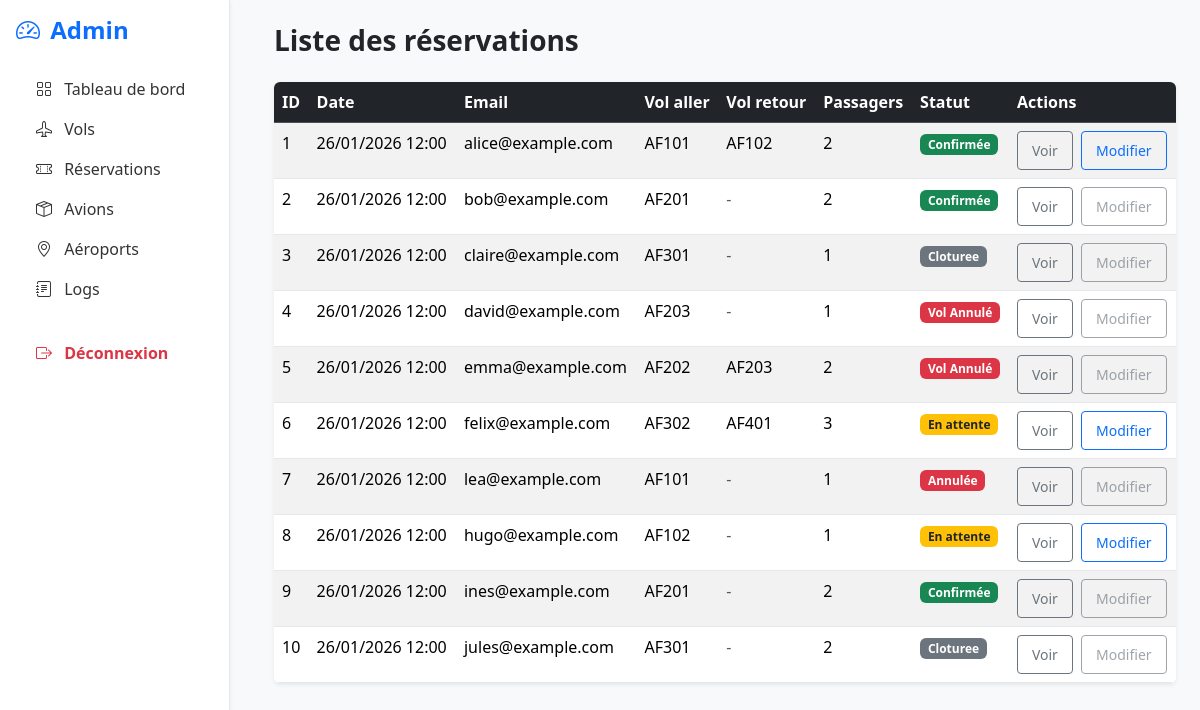
The page /admin/reservation (signed in) on the database its author committed.
### tables this page shows
CREATE TABLE `reservation` (
  `IdReservation` int NOT NULL,
  `DateReservation` datetime NOT NULL DEFAULT CURRENT_TIMESTAMP,
  `NbPassagersReserve` int NOT NULL DEFAULT '1',
  `TokenLien` char(64) NOT NULL,
  `EmailReservant` varchar(255) NOT NULL,
  `StatutReservation` enum('EnAttente','Annulee','AnnuleeVol','Confirmee','Cloturee') NOT NULL DEFAULT 'EnAttente',
  `IdVolAller` int NOT NULL,
  `IdVolRetour` int DEFAULT NULL
);

CREATE TABLE `vol` (
  `IdVol` int NOT NULL,
  `NumeroVol` varchar(20) NOT NULL,
  `DateHeureDepartUTC` datetime NOT NULL,
  `DateHeureArriveeUTC` datetime NOT NULL,
  `StatutVol` enum('Planifie','EnCours','Arrive','Annule') NOT NULL DEFAULT 'Planifie',
  `IdAvion` int NOT NULL,
  `IdAeroportDepart` int NOT NULL,
  `IdAeroportArrivee` int NOT NULL
);

### app/Core/View.php (called while the page is built, shortened)
<?php
class View
{
    public function render(string $view, array $params = [], string $layout = "layout_front")
    {
        $viewPath = __DIR__ . '/../Views/' . $view . '.php';
        require $viewPath;
    }
}

### app/Core/Controller.php (called while the page is built, shortened)
<?php
class Controller
{
    protected function render(string $view, array $params = [], string $layout = "layout_front")
    {
        $v = new View();
        $v->render($view, $params, $layout);
    }
}

### app/Controllers/admin/ReservationController.php (called while the page is built, shortened)
<?php
class ReservationController extends Controller
{
    private ReservationModel $reservationModel;
    public function __construct()
    {
        $this->reservationModel = new ReservationModel();
    }
    public function index()
    {
        $reservations = $this->reservationModel->findAll();
        foreach ($reservations as &$r) {
            $volAller = $this->reservationModel->getVolAller($r["IdReservation"]);
            $volRetour = $this->reservationModel->getVolRetour($r["IdReservation"]);
            $r["VolAller"] = $volAller;
            $r["VolRetour"] = $volRetour;
            $r["modifiable"] = $this->reservationModel->reservationModifiable($r);
        }
        $this->render("admin/reservation/index", [
            "reservations" => $reservations
        ], "layout_admin");
    }
}

### public/index.php (called while the page is built, shortened)
<?php
$router = new Router();
$router->get('/', [\App\Controllers\HomeController::class, 'index']);
$router->get('/admin/dashboard', [\App\Controllers\admin\AdminController::class, 'dashboard']);
$router->get('/admin', [\App\Controllers\admin\AdminController::class, 'dashboard']);
$router->get('/admin/login', [\App\Controllers\admin\BackAuthController::class, 'loginForm']);
$router->post('/admin/login', [\App\Controllers\admin\BackAuthController::class, 'login']);
$router->get('/admin/logout', [\App\Controllers\admin\BackAuthController::class, 'logout']);
$router->get('/admin/logs', [\App\Controllers\admin\LogController::class, 'index']);
$router->get('/admin/avion', [AvionController::class, 'index']);
$router->get('/admin/avion/show/{id}', [AvionController::class, 'show']);
$router->get('/admin/avion/create', [AvionController::class, 'create']);
$router->post('/admin/avion/create', [AvionController::class, 'store']);
$router->get('/admin/avion/edit/{id}', [AvionController::class, 'edit']);
$router->post('/admin/avion/update/{id}', [AvionController::class, 'update']);
$router->post('/admin/avion/delete/{id}', [AvionController::class, 'delete']);
$router->get('/admin/aeroport', [AeroportController::class, 'index']);
$router->get('/admin/aeroport/show/{id}', [AeroportController::class, 'show']);
$router->get('/admin/aeroport/create', [AeroportController::class, 'create']);
$router->post('/admin/aeroport/create', [AeroportController::class, 'store']);
$router->get('/admin/aeroport/edit/{id}', [AeroportController::class, 'edit']);
$router->post('/admin/aeroport/update/{id}', [AeroportController::class, 'update']);
$router->post('/admin/aeroport/delete/{id}', [AeroportController::class, 'delete']);
$router->get('/admin/vol', [VolController::class, 'index']);
$router->get('/admin/vol/show/{id}', [VolController::class, 'show']);
$router->get('/admin/vol/create', [VolController::class, 'create']);
$router->post('/admin/vol/create', [VolController::class, 'store']);
$router->get('/admin/vol/edit/{id}', [VolController::class, 'edit']);
$router->post('/admin/vol/update/{id}', [VolController::class, 'update']);
$router->get('/admin/vol/delete/{id}', [VolController::class, 'delete']);
$router->get('/admin/vol/passagers/{idVol}', [VolController::class, 'passagers']);
$router->get('/admin/vol/decoller/{idVol}', [VolController::class, 'decoller']);
$router->get('/admin/vol/atterrir/{idVol}', [VolController::class, 'atterrir']);
$router->get('/admin/reservation', [ReservationController::class, 'index']);
$router->get('/admin/reservation/show/{id}', [ReservationController::class, 'show']);
$router->get('/admin/reservation/create', [ReservationController::class, 'create']);
$router->post('/admin/reservation/create', [ReservationController::class, 'store']);
$router->get('/admin/reservation/edit/{id}', [ReservationController::class, 'edit']);
$router->post('/admin/reservation/update/{id}', [ReservationController::class, 'update']);
$router->get('/admin/reservation/cancel/{id}', [ReservationController::class, 'cancel']);
$router->get('/admin/reservation/add-passager/{id}', [ReservationController::class, 'addPassagerForm']);
$router->post('/admin/reservation/add-passager/{id}', [ReservationController::class, 'addPassager']);
$router->get('/admin/reservation/remove-passager/{id}/{idPassager}', [ReservationController::class, 'removePassager']);
$router->get('/front', [FrontController::class, 'dashboard']);
$router->get('/vol/recherche', [FrontVolController::class, 'index']);
$router->post('/vol/recherche', [FrontVolController::class, 'index']);
$router->get('/vol/retour/{idVolAller}', [FrontVolController::class, 'retour']);
$router->get('/vol/terminer/aller/{idVolAller}', [FrontVolController::class, 'terminerSansRetour']);
$router->get('/vol/terminer/aller-retour/{idVolAller}/{idVolRetour}', [FrontVolController::class, 'terminerAvecRetour']);
$router->get('/reservation/infos', [FrontReservationController::class, 'infosForm']);
$router->post('/reservation/save-infos', [FrontReservationController::class, 'saveInfosReservant']);
$router->get('/reservation/passagers', [FrontReservationController::class, 'passagersForm']);
$router->post('/reservation/save-passagers', [FrontReservationController::class, 'savePassagers']);
$router->get('/reservation/recap', [FrontReservationController::class, 'recap']);
$router->post('/reservation/confirm', [FrontReservationController::class, 'confirm']);
$router->get('/reservation/recap-final/{idReservation}', [FrontReservationController::class, 'recapFinal']);
$router->get('/reservation/acces', [FrontReservationController::class, 'accesForm']);
$router->get('/reservation/show', [FrontReservationController::class, 'voirReservation']);
$router->get('/reservation/add-passager', [FrontReservationController::class, 'addPassagerForm']);
$router->post('/reservation/add-passager', [FrontReservationController::class, 'addPassager']);
$router->get('/reservation/remove-passager', [FrontReservationController::class, 'removePassager']);
$router->get('/reservation/cancel', [FrontReservationController::class, 'cancel']);
$router->dispatch();

### config/database.php (called while the page is built)
<?php
return array(
    'host' => '127.0.0.1',
    'dbname' => 'flyingweb',
    'user' => 'root',
    'password' => 'mysql',
    'port'=> 3306,
    'charset'  => 'utf8mb4'
);

### app/Core/Database.php (called while the page is built, shortened)
<?php
class Database
{
    private static ?PDO $pdo = null;
    public static function getConnection(): PDO
    {
        if (self::$pdo === null) {
            $config = require __DIR__ . '/../../config/database.php';
            $dsn = sprintf(
                "mysql:host=%s;dbname=%s;charset=%s",
                $config['host'],
                $config['dbname'],
                $config['charset']
            );
            try {
                self::$pdo = new PDO(
                    $dsn,
                    $config['user'],
                    $config['password'],
                    [
                        PDO::ATTR_ERRMODE            => PDO::ERRMODE_EXCEPTION,
                        PDO::ATTR_DEFAULT_FETCH_MODE => PDO::FETCH_ASSOC,
                        PDO::ATTR_EMULATE_PREPARES   => false
                    ]
                );
            } catch (PDOException $e) {
                die("Erreur de connexion à la base de données.");
            }
        }
        return self::$pdo;
    }
}

### app/Core/Model.php (called while the page is built, shortened)
<?php
abstract class Model
{
    protected PDO $db;
    protected string $table;
    protected string $primaryKey = "id";
    public function __construct()
    {
        $this->db = Database::getConnection();
    }
    public function findAll()
    {
        $sql = "SELECT * FROM {$this->table}";
        return $this->db->query($sql)->fetchAll(PDO::FETCH_ASSOC);
    }
    public function findById($id)
    {
        $sql = "SELECT * FROM {$this->table} WHERE {$this->primaryKey} = :pk";
        $stmt = $this->db->prepare($sql);
        $stmt->execute(["pk" => $id]);
        return $stmt->fetch(PDO::FETCH_ASSOC);
    }
}

### app/Models/ReservationModel.php (called while the page is built, shortened)
<?php
class ReservationModel extends Model
{
    private VolModel $volModel;
    public function __construct()
        {
            $this->volModel = new VolModel();
        }
    public function getVolAller($idReservation)
    {
        $sql = "SELECT v.*
                FROM VOL v
                JOIN RESERVATION r ON r.IdVolAller = v.IdVol
                WHERE r.IdReservation = ?";
        $stmt = $this->db->prepare($sql);
        $stmt->execute([$idReservation]);
        return $stmt->fetch(PDO::FETCH_ASSOC);
    }
    public function getVolRetour($idReservation)
    {
        $sql = "SELECT v.*
                FROM VOL v
                JOIN RESERVATION r ON r.IdVolRetour = v.IdVol
                WHERE r.IdReservation = ?";
        $stmt = $this->db->prepare($sql);
        $stmt->execute([$idReservation]);
        return $stmt->fetch(PDO::FETCH_ASSOC);
    }
    public function reservationModifiable(array $reservation): bool
    {
        if (in_array($reservation["StatutReservation"], ["Annulee", "AnnuleeVol", "Cloturee"])) {
            return false;
        }
        $vol = $this->volModel->findById($reservation["IdVolAller"]);
        if (in_array($vol["StatutVol"], ["EnCours", "Arrive", "Annule"])) {
            return false;
        }
        return true;
    }
}

### app/Views/admin/reservation/index.php (the view)
<h1 class="mb-4">Liste des réservations</h1>
<?php if (empty($reservations)): ?>
    <div class="alert alert-warning">
        Aucune réservation trouvée.
    </div>
<?php else: ?>
<table class="table table-striped table-hover shadow-sm">
    <thead class="table-dark">
        <tr>
            <th>ID</th>
            <th>Date</th>
            <th>Email</th>
            <th>Vol aller</th>
            <th>Vol retour</th>
            <th>Passagers</th>
            <th>Statut</th>
            <th>Actions</th>
        </tr>
    </thead>
    <tbody>
    <?php foreach ($reservations as $r): ?>
        <tr>
            <td><?= $r["IdReservation"] ?></td>
            <td><?= date("d/m/Y H:i", strtotime($r["DateReservation"])) ?></td>
            <td><?= $r["EmailReservant"] ?></td>
            <td><?= $r["VolAller"]["NumeroVol"] ?></td>
            <td>
                <?php if (!$r["VolRetour"]): ?>
                    <span class="text-muted">-</span>
                <?php else: ?>
                    <?= $r["VolRetour"]["NumeroVol"] ?>
                <?php endif; ?>
            </td>
            <td><?= $r["NbPassagersReserve"] ?></td>
            <td>
                <?php if ($r["StatutReservation"] === "Confirmee"): ?>
                    <span class="badge bg-success">Confirmée</span>
                <?php elseif ($r["StatutReservation"] === "EnAttente"): ?>
                    <span class="badge bg-warning text-dark">En attente</span>
                <?php elseif ($r["StatutReservation"] === "Annulee"): ?>
                    <span class="badge bg-danger">Annulée</span>
                <?php elseif ($r["StatutReservation"] === "AnnuleeVol"): ?>
                    <span class="badge bg-danger">Vol Annulé</span>
                <?php else: ?>
                    <span class="badge bg-secondary"><?= $r["StatutReservation"] ?></span>
                <?php endif; ?>
            </td>
            <td>
                <a href="/admin/reservation/show/<?= $r["IdReservation"] ?>" class="btn btn-sm btn-outline-secondary">
                    Voir
                </a>
                <?php if ($r["modifiable"]): ?>
                    <a href="/admin/reservation/edit/<?= $r["IdReservation"] ?>" class="btn btn-sm btn-outline-primary ms-1">
                        Modifier
                    </a>
                <?php else: ?>
                        <button class="btn btn-sm btn-outline-secondary ms-1" disabled>
                            Modifier
                        </button>
                <?php endif; ?>
            </td>
        </tr>
    <?php endforeach; ?>
    </tbody>
</table>
<?php endif; ?>

### app/Core/Router.php (shortened to what this page needs)
<?php
class Router
{
    private array $routes = [];
    private function addRoute(string $method, string $path, callable|array $action): void
    {
        $pattern = preg_replace(
            '#\{([a-zA-Z_][a-zA-Z0-9_]*)\}#',
            '(?P<$1>[^/]+)',
            $path
        );
        $pattern = "#^" . $pattern . "$#";
        $this->routes[$method][] = [
            'pattern' => $pattern,
            'action'  => $action
        ];
    }
    public function dispatch(): void
    {
        $method = $_SERVER['REQUEST_METHOD'] ?? 'GET';
        $uri = strtok($_SERVER['REQUEST_URI'] ?? '/', '?');
        foreach ($this->routes[$method] as $route) {
            if (preg_match($route['pattern'], $uri, $matches)) {
                $params = array_filter(
                    $matches,
                    fn($key) => !is_int($key),
                    ARRAY_FILTER_USE_KEY
                );
                $action = $route['action'];
                if (is_array($action)) {
                    [$controller, $methodName] = $action;
                    $controllerInstance = new $controller();
                    $controllerInstance->$methodName(...$params);
                    return;
                }
                return;
            }
        }
    }
}

### public/css/admin.css (style rules this page uses)
body { background: #f5f6fa; font-family: system-ui, sans-serif; }
h1 { font-size: 28px; margin-bottom: 25px; font-weight: 600; }
table { width: 100%; border-collapse: collapse; background: white; border-radius: 6px; overflow: hidden; margin-bottom: 25px; }
table th { background: #343a40; color: white; padding: 12px; text-align: left; }
table td { padding: 12px; border-bottom: 1px solid #e5e7eb; }
.btn { padding: 8px 14px; border-radius: 4px; text-decoration: none; font-weight: 500; }

### rows shown on the page
reservation: IdReservation "1", DateReservation "26/01/2026 12:00", EmailReservant "alice@example.com", IdVolAller.NumeroVol "AF101", IdVolRetour.NumeroVol "AF102", NbPassagersReserve "2", StatutReservation "Confirmée"
reservation: IdReservation "2", DateReservation "26/01/2026 12:00", EmailReservant "bob@example.com", IdVolAller.NumeroVol "AF201", NbPassagersReserve "2", StatutReservation "Confirmée", shows "Modifier"
reservation: IdReservation "3", DateReservation "26/01/2026 12:00", EmailReservant "claire@example.com", IdVolAller.NumeroVol "AF301", NbPassagersReserve "1", StatutReservation "Cloturee", shows "Modifier"
reservation: IdReservation "4", DateReservation "26/01/2026 12:00", EmailReservant "david@example.com", IdVolAller.NumeroVol "AF203", NbPassagersReserve "1", StatutReservation "Vol Annulé", shows "Modifier"
reservation: IdReservation "5", DateReservation "26/01/2026 12:00", EmailReservant "emma@example.com", IdVolAller.NumeroVol "AF202", IdVolRetour.NumeroVol "AF203", NbPassagersReserve "2", StatutReservation "Vol Annulé", shows "Modifier"
reservation: IdReservation "6", DateReservation "26/01/2026 12:00", EmailReservant "felix@example.com", IdVolAller.NumeroVol "AF302", IdVolRetour.NumeroVol "AF401", NbPassagersReserve "3", StatutReservation "En attente"
reservation: IdReservation "7", DateReservation "26/01/2026 12:00", EmailReservant "lea@example.com", IdVolAller.NumeroVol "AF101", NbPassagersReserve "1", StatutReservation "Annulée", shows "Modifier"
reservation: IdReservation "8", DateReservation "26/01/2026 12:00", EmailReservant "hugo@example.com", IdVolAller.NumeroVol "AF102", NbPassagersReserve "1", StatutReservation "En attente"
reservation: IdReservation "9", DateReservation "26/01/2026 12:00", EmailReservant "ines@example.com", IdVolAller.NumeroVol "AF201", NbPassagersReserve "2", StatutReservation "Confirmée", shows "Modifier"
reservation: IdReservation "10", DateReservation "26/01/2026 12:00", EmailReservant "jules@example.com", IdVolAller.NumeroVol "AF301", NbPassagersReserve "2", StatutReservation "Cloturee", shows "Modifier"
